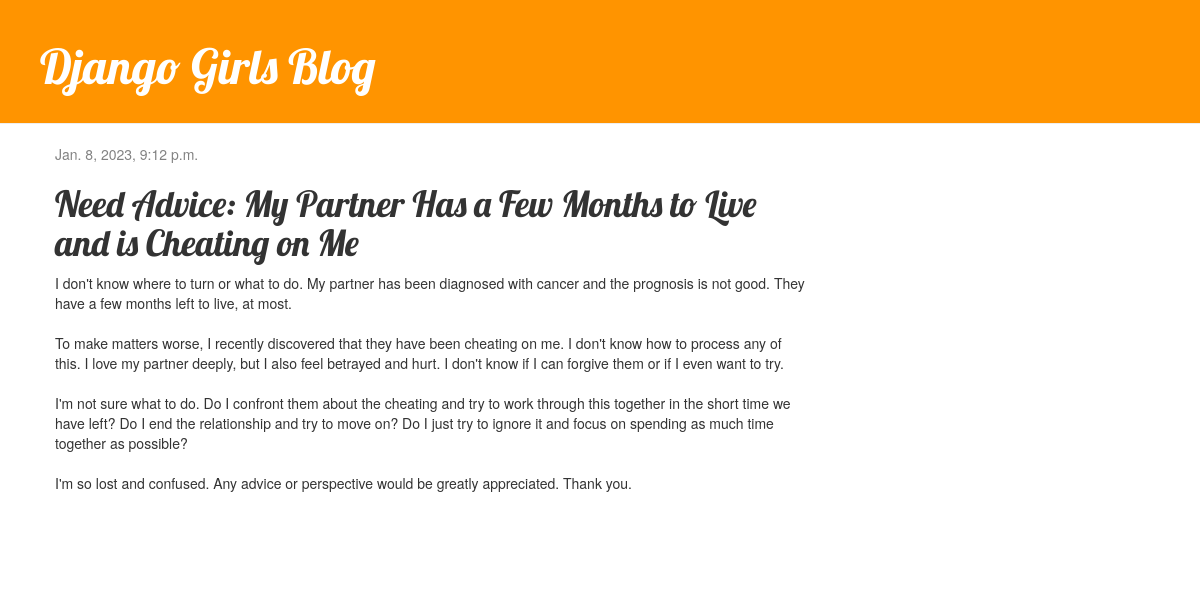
Screenshot of /post/15/ with the database file from the repository.
### blog/models.py (models this page shows, shortened)
class Post(models.Model):
    author = models.ForeignKey(settings.AUTH_USER_MODEL, on_delete=models.CASCADE)
    title = models.CharField(max_length=200)
    text = models.TextField()
    created_date = models.DateTimeField(default=timezone.now)
    published_date = models.DateTimeField(blank=True, null=True)

### blog/views.py (the view)
# urls.py: path('post/<int:pk>/', views.post_detail, name='post_detail'),
def post_detail(request, pk):
    post = get_object_or_404(Post, pk=pk)
    return render(request, 'blog/post_detail.html', {'post': post})

### blog/templates/blog/post_detail.html
{% extends 'blog/base.html' %}
{% block content %}
    <div class="post">
        {% if post.published_date %}
            <div class="date">
                {{ post.published_date }}
            </div>
        {% endif %}
        <h1>{{ post.title }}</h1>
        <p>{{ post.text|linebreaksbr }}</p>
    </div>
{% endblock %}

### blog/static/css/blog.css (style rules this page uses)
h1, h2, h3, h4 { font-family: 'Lobster', cursive; }
.date { color: #828282; }
.post { margin-bottom: 70px; }

### rows the page displays
Post: published_date "Jan. 8, 2023, 9:12 p.m.", title "Need Advice: My Partner Has a Few Months to Live and is Cheating on Me", text "I don't know where to turn or what to do. My partner has been diagnosed with cancer and the prognosis is not good. They have a few months left to live, at most. To make matters worse, I recently discovered that they have been cheating on me. I don't know how to process any of this. I love my partner deeply, but I also feel betrayed and hurt. I don't know if I can forgive them or if I even want to try. I'm not sure what to do. Do I confront them about the cheating and try to work through this together in the short time we have left? Do I end the relationship and try to move on? Do I just try to ignore it and focus on spending as much time together as possible? I'm so lost and confused. Any…"
